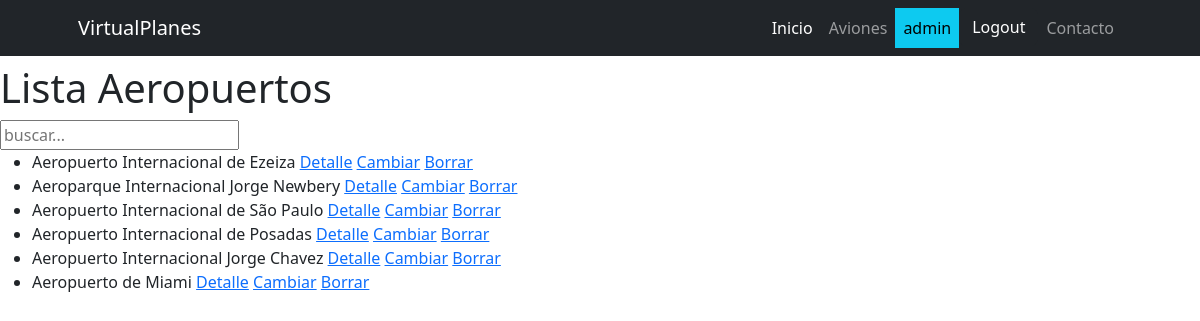
Page /avion/avion/aeropuertos_list (signed in) on the committed database.
### avion/models.py (models this page shows, shortened)
class Aeropuerto(models.Model):
    nombre=models.CharField(max_length=40)
    pais_origen=models.CharField(max_length=40)

### avion/views.py (the view)
# urls.py: path("avion/aeropuertos_list",Aeropuertos_list.as_view(),name="aeropuertos_list"),
class Aeropuertos_list(ListView):
    model=Aeropuerto
    context_object_name="aeropuertos"
    template_name="avion/aeropuertos_list.html"
    def get_queryset(self) -> QuerySet[Any]:
        if self.request.GET.get("busqueda"):
            busqueda=self.request.GET.get("busqueda")
            consulta=Aeropuerto.objects.filter(nombre__icontains=busqueda)
        else:
            consulta=Aeropuerto.objects.all()
        return consulta

### avion/templates/avion/aeropuertos_list.html (shortened to what this page needs)
{% extends "core/base.html" %}
{%  block content %}
    <h1>Lista Aeropuertos</h1>
    <form action="{% url "avion:aeropuertos_list" %}" method="get">
        <input type="text" name="busqueda" placeholder="buscar...">
    </form>
    <ul>
    {% for aeropuerto in aeropuertos %}
    <li>{{aeropuerto.nombre}}
        <a href="{% url "avion:aeropuerto_detail" aeropuerto.id %}">Detalle</a>
        <a href="{% url "avion:aeropuerto_update" aeropuerto.id %}">Cambiar</a>
        <a href="{% url "avion:aeropuerto_delete" aeropuerto.id %}">Borrar</a>
    </li>
    {% endfor %}
    </ul>
    {% endblock content %}

### core/templates/core/base.html (shortened to what this page needs)
{%  load static %}
<!DOCTYPE html>
<html lang="en">
    <head>
        <link href="https://cdn.jsdelivr.net/npm/bootstrap-icons@1.4.1/font/bootstrap-icons.css" rel="stylesheet" />
        <link href="{% static 'core/css/styles.css' %}" rel="stylesheet" />
    </head>
    <body>
        <nav class="navbar navbar-expand-lg navbar-dark bg-dark">
            <div class="container px-lg-5">
                <a class="navbar-brand" href="#!">VirtualPlanes</a>
                <div class="collapse navbar-collapse" id="navbarSupportedContent">
                    <ul class="navbar-nav ms-auto mb-2 mb-lg-0">
                        <li class="nav-item"><a class="nav-link active" aria-current="page" href="{% url 'core:index' %}">Inicio</a></li>
                        {%  if user.is_authenticated %}
                        <li class="nav-item"><a class="nav-link" href="{% url "avion:index" %}">Aviones</a></li>
                        <li class="nav-item"><a class="nav-link text-bg-info">{{user.username}}</a></li>
                        <li class="nav-item">
                            <form action="{% url "core:logout" %}" method="post">
                            <button type="submit" class="btn btn-dark">Logout</button>
                            </form>
                        </li>
                        <li class="nav-item"><a class="nav-link" href="{% url "core:contacto" %}">Contacto</a></li>
                        {%  else  %}
                        <li class="nav-item"><a class="nav-link" href="{% url "core:login" %}">Login</a></li>
                        <li class="nav-item"><a class="nav-link" href="{% url "core:register" %}">Registrarse</a></li>
                        {%  endif  %}
                    </ul>
                </div>
            </div>
        </nav>
        {%  block content %}
        {%  endblock content %}
    </body>
</html>

### rows in the picture
Aeropuerto: nombre "Aeropuerto Internacional de Ezeiza"
Aeropuerto: nombre "Aeroparque Internacional Jorge Newbery"
Aeropuerto: nombre "Aeropuerto Internacional de São Paulo"
Aeropuerto: nombre "Aeropuerto Internacional de Posadas"
Aeropuerto: nombre "Aeropuerto Internacional Jorge Chavez"
Aeropuerto: nombre "Aeropuerto de Miami"

### other values in the picture
{{ user.username }} "admin"
